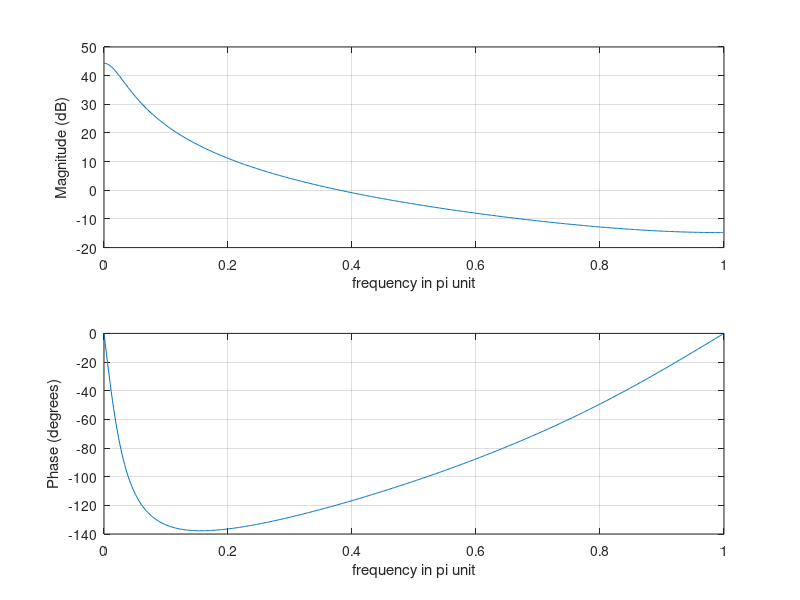

MATLAB code for this plot:
num = [ 1, 1/3 ];  % numerator
den = [ 1, -1.85 * cos(pi / 18), 0.83 ];  % denominator

N = 512;
[h,w] = freqz(num, den, N);

mag_h = abs(h);
mag_h = 20 * log10(mag_h);
ang_h = angle(h);

subplot(2, 1, 1);
plot(w/pi, mag_h);
xlabel("frequency in \pi unit");
ylabel("Magnitude (dB)");
grid on

subplot(2, 1, 2);
plot(w/pi, ang_h * 180/pi);
xlabel("frequency in \pi unit");
ylabel("Phase (degrees)");
grid on